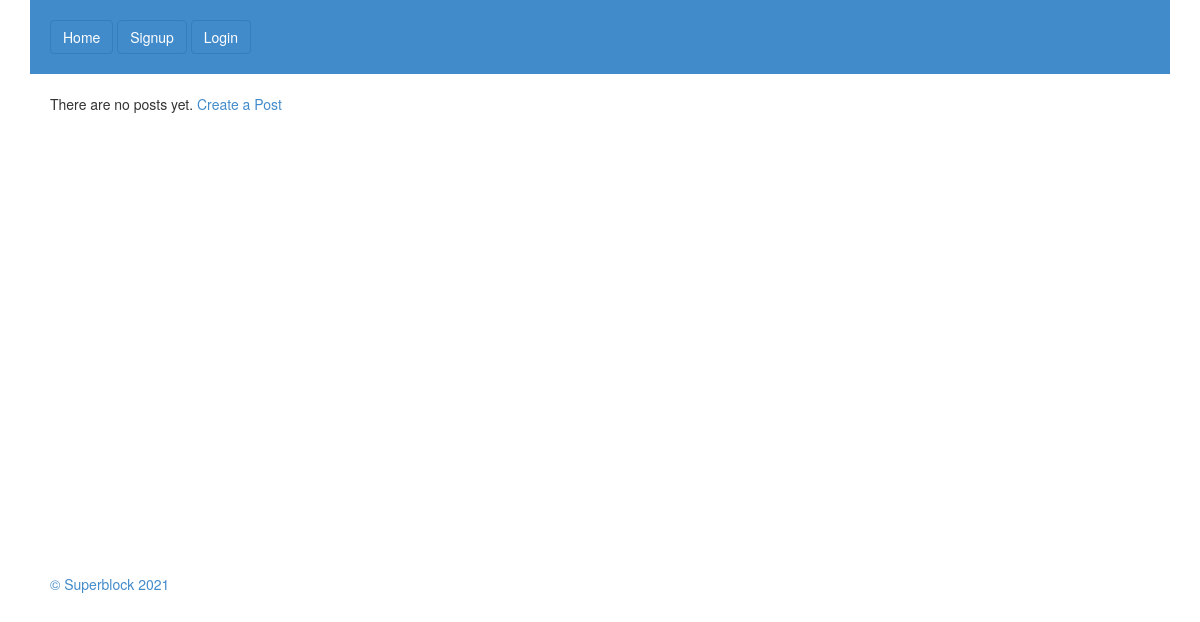
Before: / with the older database file.
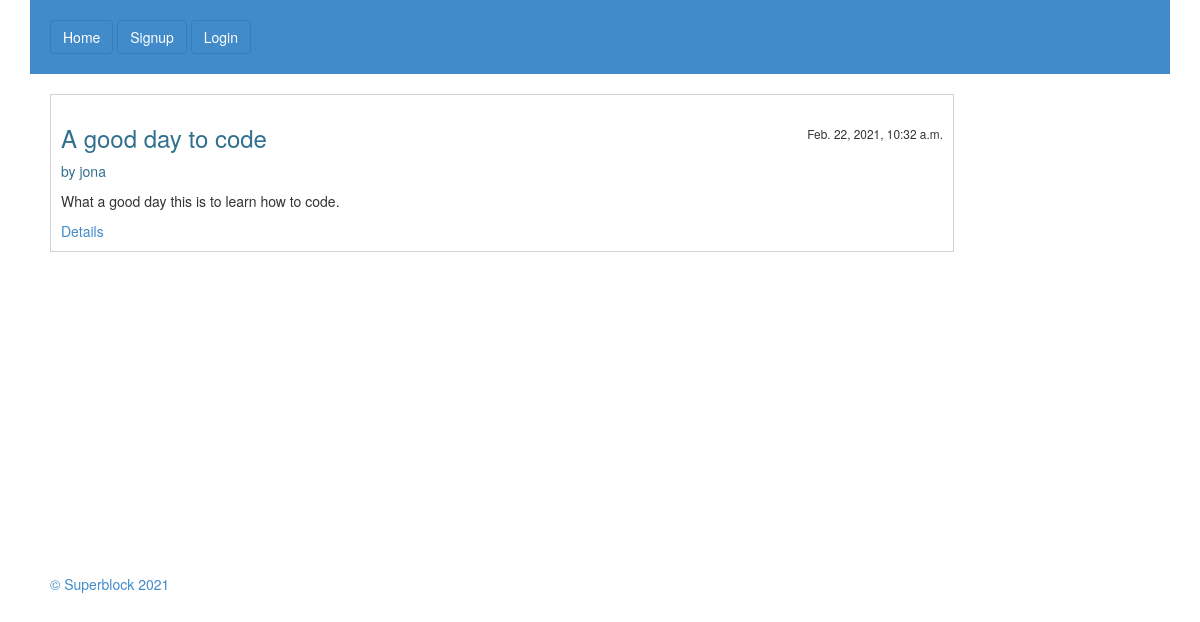
After: the same page with the newer database file.
### blog/models.py (models this page shows, shortened)
class Post(models.Model):
    title=models.CharField(max_length=25)
    body=models.TextField()
    created=models.DateTimeField(auto_now_add=True)
    updated=models.DateTimeField(auto_now=True)
    author=models.ForeignKey(User,on_delete=models.CASCADE)

### blog/views.py (the view)
# urls.py: path('',views.HomeView.as_view(),name='home'),
class HomeView(View):
    template_name = 'blog/index.html'
    title = 'Home'
    def get(self, request):
        context = {
            'title': self.title,
            'posts':Post.objects.all()
        }
        return render(request, self.template_name, context)

### blog/templates/blog/index.html
{% extends 'blog/base.html' %}
{% block body %}
<div class="posts container">
    {% if posts %}
        {% for post in posts %}
            <div class="post">
                <div class="post-header">
                    <a href="/details/{{post.title}}"><h3 class="text-info">{{post.title}}</h3></a>
                    <small class="post-date">{{post.created}}</small>
                </div>
                <p class="text-info">by {{post.author}}</p>
                <p>{{post.body}}</p>
                <a href="/details/{{post.title}}">Details</a>
            </div>
        {% endfor %}
    {% else %}
        <div class="">
            <p>There are no posts yet. <a href="{% url 'blog:create_post' %}">Create a Post</a></p>
        </div>
    {% endif %}
</div>
{% endblock body %}

### blog/templates/blog/base.html (shortened to what this page needs)
{% load static %}
<!DOCTYPE html>
<html lang="en">
<head>
    <link rel="stylesheet" href="{% static 'blog/bootstrap.min.css' %}">
    <link rel="stylesheet" href="{% static 'blog/main.css' %}">
</head>
<body class="container">
    <header class="nav-bar nav bg-primary">
        {% if user.is_authenticated %}
            <a href="{% url 'blog:home' %}" class="btn btn-primary">Home</a>
            <a href="{% url 'blog:user_profile' %}" class="btn btn-primary">Profile</a>
            <a href="{% url 'blog:logout' %}" class="btn btn-primary">Log Out</a>
        {% else %}
            <a href="{% url 'blog:home' %}" class="btn btn-primary">Home</a>
            <a href="{% url 'blog:signup' %}" class="btn btn-primary">Signup</a>
            <a href="{% url 'blog:login' %}" class="btn btn-primary">Login</a>
        {% endif %}
    </header>
    <main>
        {% block body %}
        {% endblock body %}
    </main>
    <footer class="text-primary">
        &copy; Superblock <script>document.write(new Date().getFullYear())</script>
    </footer>
</body>
</html>

### blog/static/blog/main.css (style rules this page uses)
.nav { padding: 20px; }
main { min-height: 60vh; }
footer { padding: 20px; }
.posts { padding: 20px; }
.post { background-color: white; padding: 10px; width: 80%; border: 1px solid lightgray; }
.post-header { display: flex; justify-content: space-between; }
.post-date { margin-top: 20px; }

Changed rows visible on the page:
added Post: title "A good day to code", created "Feb. 22, 2021, 10:32 a.m.", author "jona", body "What a good day this is to learn how to code."
Other visible differences:
text no longer shown: "There are no posts yet. Create a Post"
